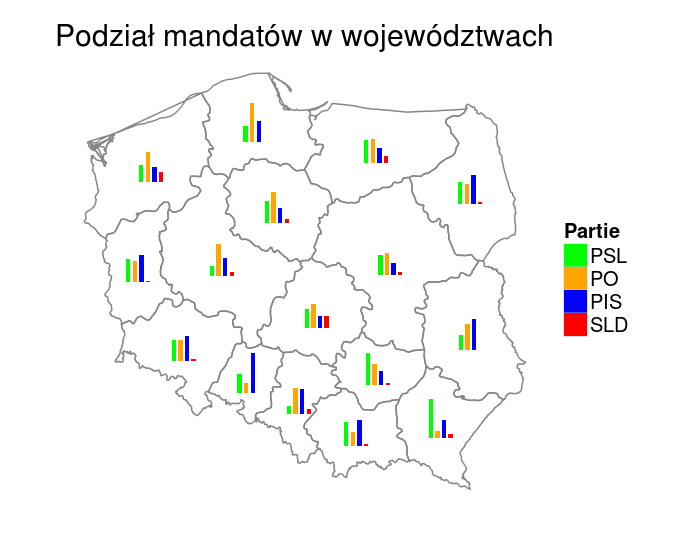

Reproduce this figure in R.
setwd("/home/kitek/TWD_repo/MINI_MIMUW_2014/materialy_z_wykladow_i_lab/mapy")
library(maptools)
library(ggplot2)
library(rgdal)
library(gpclib)
gpclibPermit()

shp1 <- readShapePoly("POL_adm/POL_adm1.shp")
levels(shp1@data$VARNAME_1)[3] = "Lodzkie"

# wyciagamy srodki kazdego z wojewodztw
wsp <- sapply(shp1@polygons, function(x) x@labpt)

# fortify zmienia format danych na ggplot2 spójny
shp1f <- fortify(shp1, region = "VARNAME_1")

load("shp1f.rda")
load("wybory2014.rda")
read.table("clipboard", header=T, sep="\t",dec=",")

wybory2014 = head(wybory2014, -1)

partie = c("PSL", "PO", "PIS", "SLD")
offset = 0.05
width = 0.1

n = length(partie)
start_offset = (n * width + (n-1) * offset) / 2

i = 1
mand = data.frame(mand=numeric(0), lat=numeric(0), partia=character(0), xmin=numeric(0), ymin=numeric(0))
for (partia in partie) {
    mand <- rbind(mand, data.frame(
        mand = wybory2014[[paste("Mandaty", partia, sep=".")]] / wybory2014$Suma.mandatow,        
        partia = partia,
        rect_ymin = wsp[2,] - 0.2,
        rect_xmin = wsp[1,] - start_offset + (i-1) * (width + offset)  
  ))
  i = i + 1
}

ggplot() +
  geom_path(data=shp1f, aes(x=long, y=lat, group=id), colour="#878686", size=0.7) +
  geom_rect(data=mand, aes(xmin=rect_xmin, xmax=rect_xmin+width, ymin=rect_ymin, ymax=rect_ymin + mand, fill=partia)) +
  scale_fill_manual(values=c("green", "orange", "blue", "red"), 
                    name="Partie",
                    breaks=partie) +
  coord_map(projection="mercator") +
  theme_bw() +
  scale_size_continuous(range=c(1,20)) +
  theme(axis.ticks = element_blank(),
        axis.text.x = element_blank(),
        axis.text.y = element_blank(),
        panel.grid.minor=element_blank(),
        panel.grid.major=element_blank(),
        axis.title.x = element_blank(),
        axis.title.y = element_blank(),
        panel.border = element_blank(),
        text=element_text(size=25)) +
  ggtitle("Podział mandatów w województwach")
